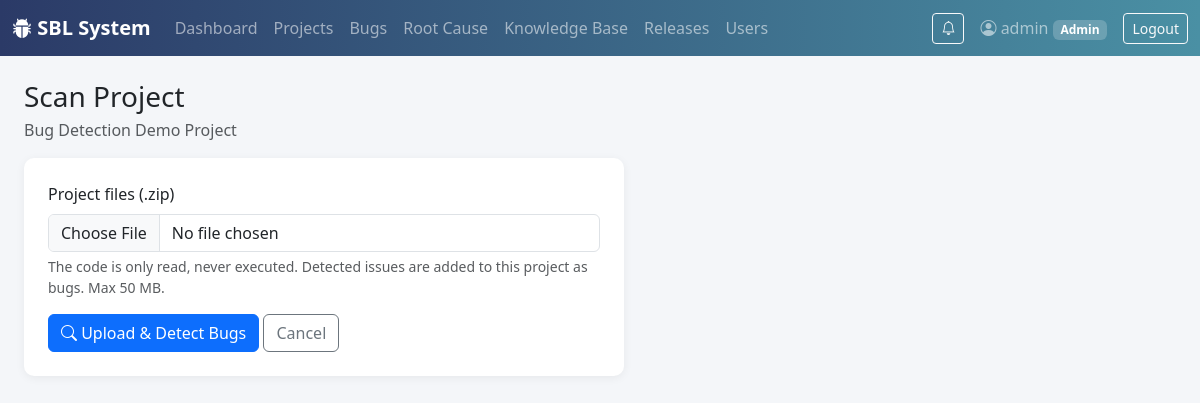
Page /projects/6/scan (signed in) on the committed database.
### tables this page shows
CREATE TABLE users (
    id INTEGER PRIMARY KEY AUTOINCREMENT,
    username TEXT UNIQUE NOT NULL,
    email TEXT UNIQUE NOT NULL,
    password_hash TEXT NOT NULL,
    role TEXT NOT NULL DEFAULT 'Tester',
    created_at TIMESTAMP DEFAULT CURRENT_TIMESTAMP
);

CREATE TABLE projects (
    id INTEGER PRIMARY KEY AUTOINCREMENT,
    name TEXT NOT NULL,
    description TEXT,
    created_by INTEGER,
    created_at TIMESTAMP DEFAULT CURRENT_TIMESTAMP,
    FOREIGN KEY (created_by) REFERENCES users(id)
);

### app/projects.py (the view, shortened to what this page needs)
@bp.route("/<int:project_id>/scan", methods=("GET", "POST"))
@roles_required("Admin", "Manager")
def scan(project_id):
    project = get_project_or_404(project_id)
    access.require_project_access(get_db(), project_id)
    return render_template("projects/scan.html", project=project)

### app/access.py (called while the page is built, shortened)
def _role(user):
    return user["role"] if user is not None else None

def project_scope(user, column="p.id"):
    role = _role(user)
    if role in ("Admin", "Tester"):
        return "1=1", ()
    if role in RESTRICTED_ROLES:
        return f"{column} IN ({_MEMBER_SQL})", (user["id"],)
    return "0=1", ()

def has_project_access(db, user, project_id):
    sql, params = project_scope(user, "p.id")
    return db.execute(f"SELECT 1 FROM projects p WHERE p.id = ? AND {sql}", (project_id, *params)).fetchone() is not None

def require_project_access(db, project_id):
    if not has_project_access(db, g.user, project_id):
        abort(403)

def guard_uploads():
    if not request.path.startswith("/static/uploads/"):
        return None

### app/auth.py (called while the page is built)
def roles_required(*allowed_roles):
    def decorator(view):
        @functools.wraps(view)
        def wrapped(**kwargs):
            if g.user is None:
                return redirect(url_for("auth.login"))
            if g.user["role"] not in allowed_roles:
                flash("You don't have permission to access that.", "danger")
                return redirect(url_for("dashboard.home"))
            return view(**kwargs)
        return wrapped
    return decorator

### app/db.py (called while the page is built)
def get_db():
    if "db" not in g:
        g.db = sqlite3.connect(DB_PATH, detect_types=sqlite3.PARSE_DECLTYPES)
        g.db.row_factory = sqlite3.Row
        g.db.execute("PRAGMA foreign_keys = ON")
    return g.db

### app/projects.py (called while the page is built)
def get_project_or_404(project_id):
    db = get_db()
    project = db.execute("SELECT * FROM projects WHERE id = ?", (project_id,)).fetchone()
    if project is None:
        abort(404)
    return project

### app/templates/projects/scan.html (shortened to what this page needs)
{% extends "base.html" %}
{% block content %}
<h3 class="mb-1">Scan Project</h3>
<p class="text-muted">{{ project['name'] }}</p>
<div class="card sbl-card p-4" style="max-width: 600px;">
  <form method="post" enctype="multipart/form-data">
    <div class="mb-3">
      <label class="form-label">Project files (.zip)</label>
      <input type="file" name="project_zip" accept=".zip" class="form-control" required>
      <div class="form-text">The code is only read, never executed. Detected issues are added to this project as bugs. Max 50 MB.</div>
    </div>
    <button type="submit" class="btn btn-primary"><i class="bi bi-search"></i> Upload &amp; Detect Bugs</button>
    <a href="{{ url_for('projects.detail', project_id=project['id']) }}" class="btn btn-outline-secondary">Cancel</a>
  </form>
</div>
{% endblock %}

### app/templates/base.html (shortened to what this page needs)
<!doctype html>
<html lang="en">
<head>
  <link href="https://cdnjs.cloudflare.com/ajax/libs/bootstrap/5.3.3/css/bootstrap.min.css" rel="stylesheet">
  <link href="https://cdnjs.cloudflare.com/ajax/libs/bootstrap-icons/1.11.3/font/bootstrap-icons.min.css" rel="stylesheet">
  <link href="{{ url_for('static', filename='css/style.css') }}" rel="stylesheet">
</head>
<body>
{% if current_user %}
<nav class="navbar navbar-expand-lg navbar-dark sbl-navbar">
  <div class="container-fluid">
    <a class="navbar-brand fw-semibold" href="{{ url_for('dashboard.home') }}"><i class="bi bi-bug-fill"></i> SBL System</a>
    <div class="collapse navbar-collapse" id="nav">
      <ul class="navbar-nav me-auto">
        <li class="nav-item"><a class="nav-link" href="{{ url_for('dashboard.home') }}">Dashboard</a></li>
        <li class="nav-item"><a class="nav-link" href="{{ url_for('projects.list_projects') }}">Projects</a></li>
        <li class="nav-item"><a class="nav-link" href="{{ url_for('bugs.list_bugs') }}">Bugs</a></li>
        <li class="nav-item"><a class="nav-link" href="{{ url_for('rca.list_all') }}">Root Cause</a></li>
        <li class="nav-item"><a class="nav-link" href="{{ url_for('kb.list_articles') }}">Knowledge Base</a></li>
        <li class="nav-item"><a class="nav-link" href="{{ url_for('releases.list_releases') }}">Releases</a></li>
        {% if current_user['role'] == 'Admin' %}
        <li class="nav-item"><a class="nav-link" href="{{ url_for('auth.manage_users') }}">Users</a></li>
        {% endif %}
      </ul>
      <a href="{{ url_for('notifications.list_notifications') }}"
         class="btn btn-outline-light btn-sm me-3 position-relative"
         title="Notifications">
        <i class="bi bi-bell"></i>
      </a>
      <span class="navbar-text me-3">
        <i class="bi bi-person-circle"></i> {{ current_user['username'] }}
        <span class="badge sbl-role-badge">{{ current_user['role'] }}</span>
      </span>
      <a href="{{ url_for('auth.logout') }}" class="btn btn-outline-light btn-sm">Logout</a>
    </div>
  </div>
</nav>
{% endif %}
<div class="container-fluid py-4 px-4">
  {% block content %}{% endblock %}
</div>
</body>
</html>

### app/static/css/style.css (style rules this page uses)
:root { --sbl-primary: #2b3a67; --sbl-accent: #4a90a4; }
body { background-color: #f4f6f9; }
.sbl-navbar { background: linear-gradient(90deg, var(--sbl-primary), var(--sbl-accent)); }
.sbl-role-badge { background-color: rgba(255,255,255,0.2); }
.sbl-card { border: none; border-radius: 10px; box-shadow: 0 2px 10px rgba(0,0,0,0.06); }

### rows in the picture
users: username "admin", role "Admin"
projects: name "Bug Detection Demo Project"
